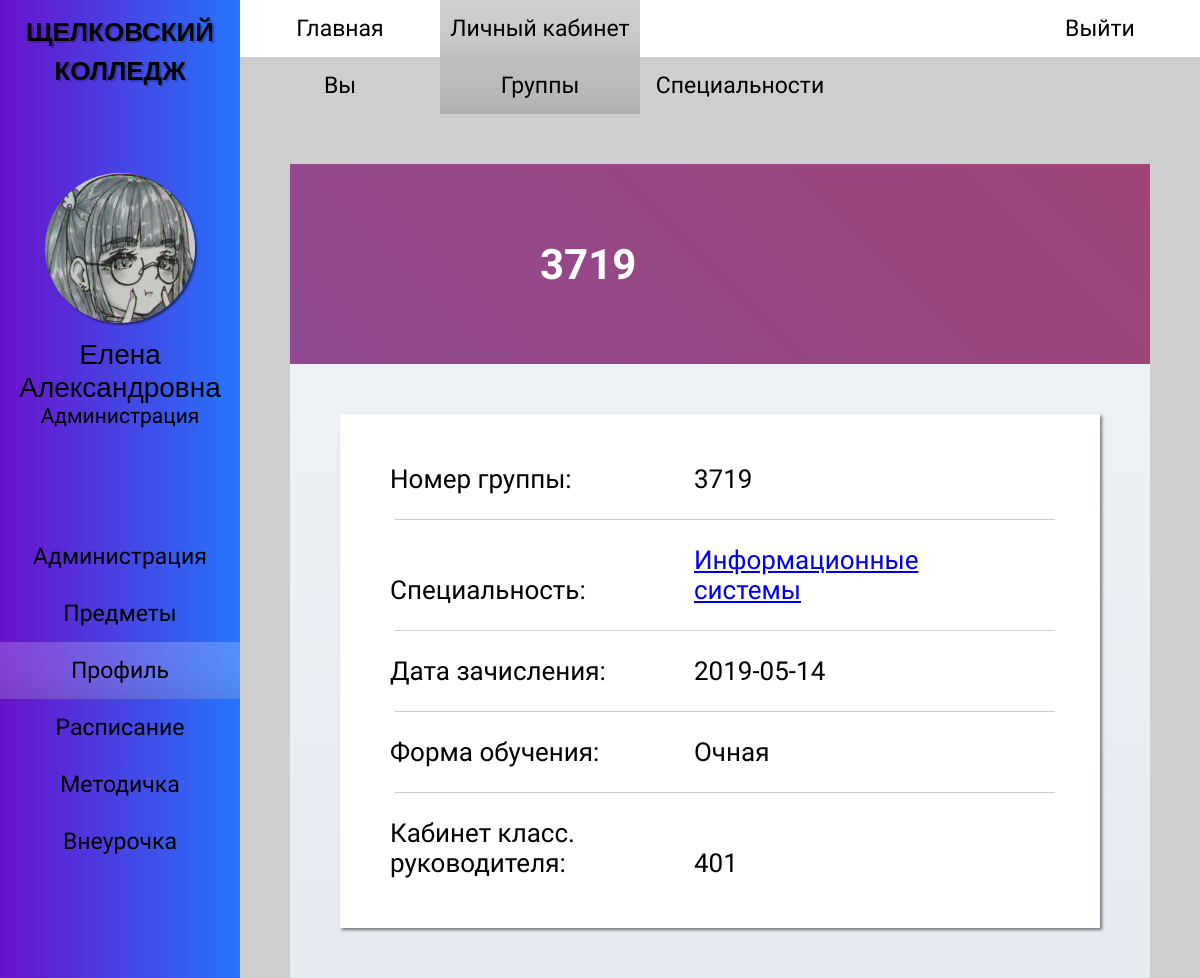
/student_group_profile.php?id=1 (signed in), run on the app's committed database.
### tables this page shows
CREATE TABLE `groups` (
  `id_group` int(11) NOT NULL,
  `name` varchar(45) NOT NULL,
  `id_speciality` int(11) NOT NULL,
  `enrollment` date NOT NULL,
  `formstudy` varchar(10) NOT NULL,
  `id_classroom` int(11) NOT NULL
);

CREATE TABLE `specialities` (
  `id_speciality` int(11) NOT NULL,
  `name` varchar(35) NOT NULL,
  `learnperiod` varchar(15) NOT NULL
);

CREATE TABLE `classrooms` (
  `id_classroom` int(11) NOT NULL,
  `name` varchar(10) NOT NULL
);

### student_group_profile.php (the view, shortened to what this page needs)
<?
$user_info = $_SESSION['user_info'];
$user_fio = explode(' ', $user_info[0]);
$user_info[0] = $user_fio[1].' '.$user_fio[2];
require_once 'php/connection.php';
$group_id = $_GET['id'];
$query_group_info = "SELECT
                        groups.name,
                        specialities.name,
                        specialities.id_speciality,
                        groups.enrollment,
                        groups.formstudy,
                        classrooms.name
                    FROM
                        `groups`,
                        specialities,
                        classrooms
                    WHERE
                        groups.id_speciality = specialities.id_speciality
                    AND
                        groups.id_classroom = classrooms.id_classroom
                    AND
                        id_group = '$group_id'";
$result_group_info = mysqli_query($link, $query_group_info);
$data_group_info = mysqli_fetch_row($result_group_info);
$group_name = $data_group_info[0];
$group_secialization = $data_group_info[1];
$group_id_secialization = $data_group_info[2];
$group_enrollment = $data_group_info[3];
$group_formstudy = $data_group_info[4];
$group_classroom = $data_group_info[5];
?>
<!DOCTYPE html>
<html>
<head>
    <link rel="stylesheet" href="styles/style_admin.css">
    <link rel="stylesheet" href="styles/contents/style_student-group_profile.css">
    <link rel="stylesheet" href="styles/style_adaptability.css">
    <link rel="stylesheet" href="styles/contents/style_profile.css">
</head>
<body>
    <div id="main-wrapper">
        <div id="wrapper-one">
            <div id="side-bar">
                <div class="hm-logo">
                    <h2> <a href="index.php"> ЩЕЛКОВСКИЙ <br> КОЛЛЕДЖ </a> </h2>
                </div>
                <div class="sb-profile">
                    <img src="images/avatar.jpg">
                    <? echo " <p class='sb-name'> $user_info[0] </p>"; ?>
                    <? echo "<p class='sb-role'> $user_info[1] </p>"; ?>
                </div>
                <div class="sb-menu">
                    <ul>
                        <li> <a href="administration.php"> Администрация </a> </li>
                        <li> <a href="subject.php"> Предметы </a> </li>
                        <li> <a href="student_you.php" id="sb-menu_active"> Профиль </a> </li>
                        <li> <a href="schedule.php"> Расписание </a> </li>
                        <li> <a href="metodichka.php"> Методичка </a> </li>
                        <li> <a href="vneurochka.php"> Внеурочка </a> </li>
                    </ul>
                </div>
            </div>
        </div>
        <div id="wrapper-two">
            <div id="header-menu">
                <div class="hm-menu">
                    <ul>
                        <li> <a href="index.php"> Главная </a> </li>
                        <li> <a href="student_you.php" id="hm-menu_active"> Личный кабинет</a> </li>
                    </ul>
                </div>
                <div class="hm-login">
                    <a href="php/logout.php"> Выйти </a>
                </div>
            </div>
            <div id="nav-menu">
                <ul>
                    <li> <a href="student_you.php"> Вы </a> </li>
                    <li> <a href="student_group.php" id="nav-menu_active"> Группы </a> </li>
                    <li> <a href="student_specialty.php"> Специальности </a> </li>
                </ul>
            </div>
            <div id="content">
                <div id="profile">
                    <div class='p-background'>
                        <? echo "<h2 class='b-name'> $group_name </h2>"; ?>
                    </div>
                    <div class='info-background'>
                        <div class="item-info">
                            <p> Номер группы: </p>
                            <? echo "<p> $group_name </p>" ?>
                            <hr>
                            <p> Специальность: </p>
                            <? echo "<p> <a href ='student_speciality_profile.php?id=$group_id_secialization[0]'> $group_secialization </a> </p>"; ?>
                            <hr>
                            <p> Дата зачисления: </p>
                            <? echo "<p> $group_enrollment </p>" ?>
                            <hr>
                            <p> Форма обучения: </p>
                            <? echo "<p> $group_formstudy </p>" ?>
                            <hr>
                            <p> Кабинет класс. руководителя: </p>
                            <? echo "<p> $group_classroom </p>" ?>
                        </div>
                    </div>
                </div>
            </div>
        </div>
    </div>
</body>
</html>

### styles/style_admin.css (style rules this page uses)
* { box-sizing: border-box; margin: 0; padding: 0; }
html, head, body, #main-wrapper { font-family: "PT Sans Narrow", sans-serif, "Roboto", sans-serif, "Oswald", sans-serif; overflow-y: hidden; height: 100% !important; min-height: 100%; background-color: #CECECE; }
#wrapper-one { float: left; width: 20%; min-height: 100%; }
#wrapper-two { float: right; overflow-y: scroll; width: 80%; min-height: 100%; }
#wrapper-one { position: relative; z-index: 15; float: left; overflow: hidden; overflow: scroll; width: 20%; height: 100%; background-image: linear-gradient(to right, #6A11CB 0%, #2575FC 100%); -ms-overflow-style: none; scrollbar-width: none; }
.hm-logo h2 { font-family: "Oswald", sans-serif; font-size: 26px; padding: 10px 0; text-align: center; text-shadow: 2px 2px 0 rgba(0,0,0,0.2); }
.sb-profile img { display: block; width: 150px; height: 150px; margin: 75px auto 15px auto; border-radius: 100%; box-shadow: 2px 2px 2px 0 rgba(0,0,0,0.5); }
.sb-profile .sb-name { font-family: "Roboto", sans-serif; font-size: 28px; text-align: center; }
.sb-profile .sb-role { font-size: 21px; text-align: center; }
.sb-menu { display: flex; flex-direction: column; padding: 100px 0; }
.sb-menu ul { display: flex; flex-direction: column; width: 100%; list-style-type: none; }
.sb-menu a { font-size: 23px; display: block; width: 100%; padding: 15px 0 15px 0; transition: 0.3s linear; text-align: center; text-decoration: none; color: black; }
.sb-menu a:hover, #sb-menu_active { transition: 0.2s linear; background-color: rgba(255,255,255,0.2); box-shadow: 0 -75px 85px -130px rgba(0,0,0,0.85) inset; }
#header-menu { display: flex; background-color: white; flex-wrap: wrap; }
.hm-menu { display: flex; flex-wrap: wrap; }
.hm-menu ul { display: flex; width: 100%; list-style-type: none; flex-wrap: wrap; }
.hm-menu a { font-size: 23px; display: block; width: 100%; min-width: 200px; padding: 15px 0 15px 0; transition: 0.3s linear; text-align: center; text-decoration: none; color: black; }
.hm-menu a:hover, #hm-menu_active { transition: 0.2s linear; background-color: #CECECE; box-shadow: 0 -75px 85px -130px rgba(0,0,0,0.85) inset; }
.hm-login { margin-left: auto; }
.hm-login a { font-size: 23px; display: block; min-width: 200px; padding: 15px 0 15px 0; transition: 0.3s linear; text-align: center; text-decoration: none; color: black; background-color: white; }
.hm-logo a { text-decoration: none; color: black; }
#nav-menu { display: flex; background-color: #CECECE; flex-wrap: wrap; }
#nav-menu ul { font-size: 23px; display: flex; width: 100%; list-style-type: none; flex-wrap: wrap; }
#nav-menu a { display: block; width: 100%; min-width: 200px; padding: 15px 0 15px 0; transition: 0.3s linear; text-align: center; text-decoration: none; color: black; }
#nav-menu a:hover, #nav-menu_active { transition: 0.2s linear; background-color: #BDBDBD; box-shadow: 0 -75px 85px -130px rgba(0,0,0,0.85) inset; }
#content { padding: 50px; }

### styles/contents/style_student-group_profile.css (style rules this page uses)
#content { height: 100%; }
#content #profile { width: 100%; height: 200px; margin: 0 auto; }
#content #profile .p-background { height: auto; background-image: linear-gradient(45deg, #874DA2 0%, #C43A30 100%); }
#content #profile .p-background .b-name { font-size: 42px; margin: 0 50px 0 50px; padding: 25px; color: white; }
#content #profile .info-background { height: 50%; background-image: linear-gradient(to top, #E6E9F0 0%, #EEF1F5 100%); }
#content #profile .info-background { height: auto; padding: 50px 50px 50px 50px; }
#content #profile .info-background div { padding: 50px; background-color: white; box-shadow: 2px 2px 3px 0 rgba(0,0,0,0.5); }
#content #profile .info-background p { font-size: 26px; display: inline-block; width: 300px; }
#content #profile .info-background hr { width: 100%; margin: 25px 5px; border: 0; border-bottom: 1px solid #CCCCCC; background: #999999; }

### styles/style_adaptability.css (style rules this page uses)
#main-wrapper { min-width: 800px; }
@media screen and (max-width: 1210px) { .hm-logo { width: 100%; } }
@media screen and (max-width: 1210px) { .hm-menu { align-items: center; justify-content: center; } }

### data on the page
groups: name "3719", id_speciality.name "Информационные системы", enrollment "2019-05-14", formstudy "Очная", id_classroom.name "401"

### other printed values
$user_info[0] "Елена Александровна"
$user_info[1] "Администрация"
